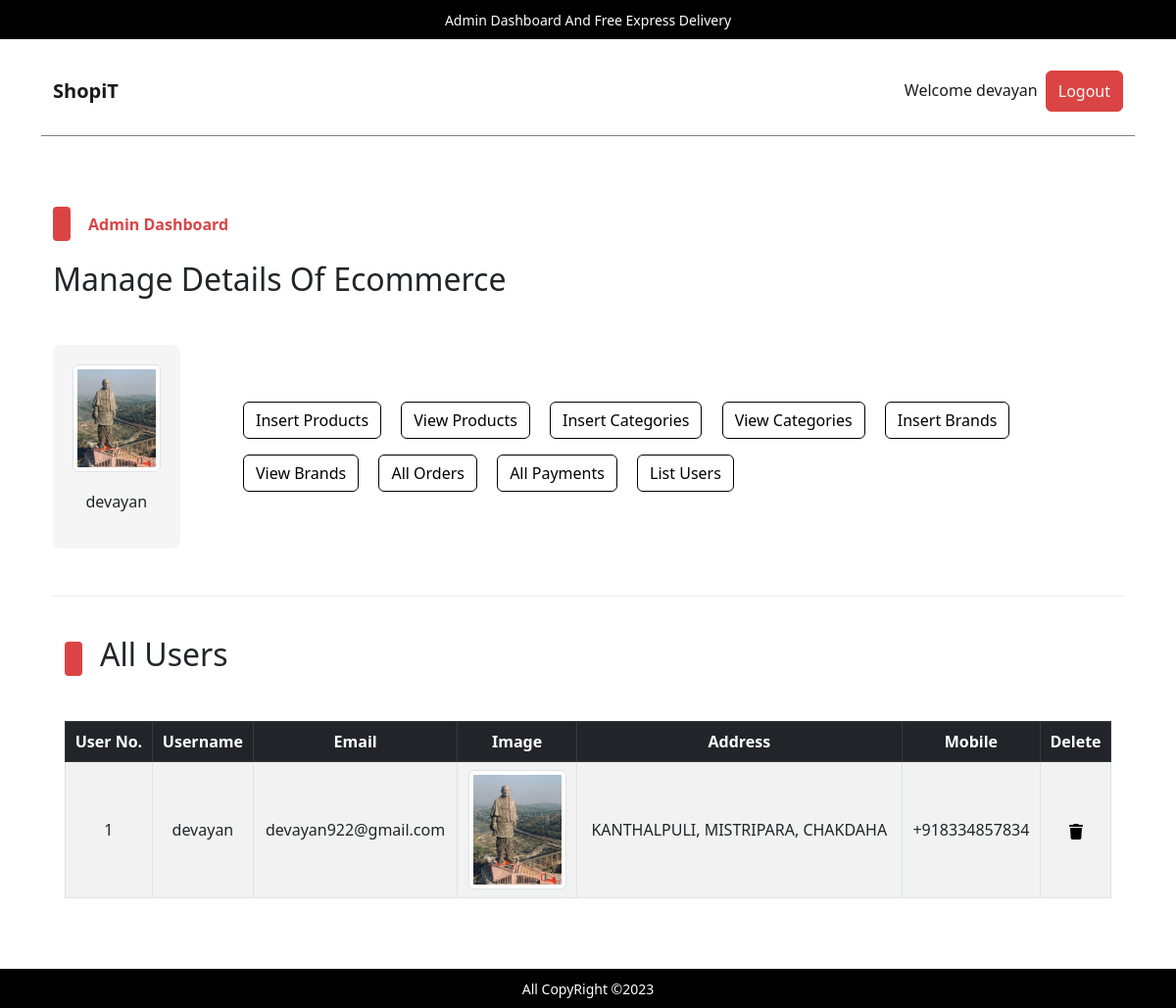
/admin/index.php?list_users (signed in), run on the app's committed database.
### tables this page shows
CREATE TABLE `admin_table` (
  `admin_id` int(11) NOT NULL,
  `admin_name` varchar(100) NOT NULL,
  `admin_email` varchar(200) NOT NULL,
  `admin_image` varchar(255) NOT NULL,
  `admin_password` varchar(255) NOT NULL
);

CREATE TABLE `user_table` (
  `user_id` int(11) NOT NULL,
  `username` varchar(100) NOT NULL,
  `user_email` varchar(100) NOT NULL,
  `user_password` varchar(255) NOT NULL,
  `user_image` varchar(255) NOT NULL,
  `user_ip` varchar(100) NOT NULL,
  `user_address` varchar(255) NOT NULL,
  `user_mobile` varchar(20) NOT NULL
);

### admin/list_users.php (the view, shortened to what this page needs)
<!DOCTYPE html>
<html lang="en">
<head>
</head>
<body>
    <div class="container">
        <div class="categ-header">
            <div class="sub-title">
                <span class="shape"></span>
                <h2>All Users</h2>
            </div>
        </div>
        <div class="table-data">
            <table class="table table-bordered table-hover table-striped text-center">
                <thead class="table-dark">
                    <?php
                    $get_user_query = "SELECT * FROM `user_table`";
                    $get_user_result = mysqli_query($con, $get_user_query);
                    $row_count = mysqli_num_rows($get_user_result);
                    if($row_count!=0){
                        echo "
                        <tr>
                        <th>User No.</th>
                        <th>Username</th>
                        <th>Email</th>
                        <th>Image</th>
                        <th>Address</th>
                        <th>Mobile</th>
                        <th>Delete</th>
                    </tr>
                    ";
                    }
                    ?>
                </thead>
                <tbody>
                    <?php
                    if ($row_count == 0) {
                        echo "<h2 class='text-center text-light p-2 bg-dark'>No users yet</h2>";
                    } else {
                        $id_number = 1;
                        while ($row_fetch_users = mysqli_fetch_array($get_user_result)) {
                            $user_id = $row_fetch_users['user_id'];
                            $username = $row_fetch_users['username'];
                            $user_email = $row_fetch_users['user_email'];
                            $user_image = $row_fetch_users['user_image'];
                            $user_address = $row_fetch_users['user_address'];
                            $user_mobile = $row_fetch_users['user_mobile'];
                            echo "
                            <tr>
                            <td>$id_number</td>
                            <td>$username</td>
                            <td>$user_email</td>
                            <td>
                                <img src='../users_area/user_images/$user_image' alt='$username photo' class='img-thumbnail' width='100px'/>
                            </td>
                            <td>$user_address</td>
                            <td>$user_mobile</td>
                            <td>
                                <a href='index.php?delete_user=$user_id' data-bs-toggle='modal' data-bs-target='#deleteModal_$user_id'>
                                </a>
                                <div class='modal fade' id='deleteModal_$user_id' tabindex='-1' aria-labelledby='deleteModal_$user_id.Label' aria-hidden='true'>
                                                            <a class='text-light' href='index.php?delete_payment=$user_id'>
                                                                Delete <strong>$username</strong>
                                                            </a>
                                </div>
                            </td>
                        </tr>
                            ";
                            $id_number++;
                        }
                    }
                    ?>
                </tbody>
            </table>
        </div>
    </div>
</body>
</html>

### admin/index.php (shortened to what this page needs)
<?php
    include('../includes/connect.php');
    if(isset($_SESSION['admin_username'])){
        $admin_name = $_SESSION['admin_username'];
        $get_admin_data = "SELECT * FROM `admin_table` WHERE admin_name = '$admin_name'";
        $get_admin_result = mysqli_query($con,$get_admin_data);
        $row_fetch_admin_data = mysqli_fetch_array($get_admin_result);
        $admin_name = $row_fetch_admin_data['admin_name'];
        $admin_image = $row_fetch_admin_data['admin_image'];
    }else{
        echo "<script>window.open('./admin_login.php','_self');</script>";
    }
?>
<!DOCTYPE html>
<html lang="en">
<head>
    <link rel="stylesheet" href="../assets/css/bootstrap.css" />
    <link rel="stylesheet" href="../assets/css/main.css" />
</head>
<body>
    <div class="container my-5 pb-5">
    <div class="upper-nav primary-bg p-2 px-3 text-center text-break fixed-top">
        <span>Admin Dashboard And Free Express Delivery</span>
    </div>
    <nav class="navbar navbar-expand-lg navbar-light bg-light my-5">
        <div class="container py-3">
            <a class="navbar-brand fw-bold" href="#">ShopiT</a>
            <div class="collapse navbar-collapse" id="navbarSupportedContentad">
                <ul class="navbar-nav ms-auto mb-2 mb-lg-0">
                    <li class="nav-item">
                        <a class="nav-link active" aria-current="page" href="#">Welcome <?php echo $admin_name;?></a>
                    </li>
                    <li class="nav-item">
                    <button class="btn btn-primary p-0 px-1">
                            <a href="./admin_logout.php" class="nav-link text-light">Logout</a>
                        </button>
                    </li>
                </ul>
            </div>
        </div>
    </nav>
    <div class="control my-5">
        <div class="container pt-4 pb-0">
            <div class="categ-header">
                <div class="sub-title">
                    <span class="shape"></span>
                    <span class="title">Admin Dashboard</span>
                </div>
                <h2>Manage Details Of Ecommerce</h2>
            </div>
            <div class="row align-items-center mb-5">
                <div class="col-md-2">
                    <div class="admin-image">
                        <a href="./index.php"><img src="./admin_images/<?php echo $admin_image;?>" class="img-thumbnail" alt="Admin Photo"></a>
                        <p><?php echo $admin_name;?></p>
                    </div>
                </div>
                <div class="col-md-10 ">
                    <div class="buttons">
                        <button class="btn btn-outline-primary m-2">
                            <a href="./insert_product.php" class="nav-link">Insert Products</a>
                        </button>
                        <button class="btn btn-outline-primary m-2">
                            <a href="index.php?view_products" class="nav-link">View Products</a>
                        </button>
                        <button class="btn btn-outline-primary m-2">
                            <a href="index.php?insert_category" class="nav-link">Insert Categories</a>
                        </button>
                        <button class="btn btn-outline-primary m-2">
                            <a href="index.php?view_categories" class="nav-link">View Categories</a>
                        </button>
                        <button class="btn btn-outline-primary m-2">
                            <a href="index.php?insert_brand" class="nav-link">Insert Brands</a>
                        </button>
                        <button class="btn btn-outline-primary m-2">
                            <a href="index.php?view_brands" class="nav-link">View Brands</a>
                        </button>
                        <button class="btn btn-outline-primary m-2">
                            <a href="index.php?list_orders" class="nav-link">All Orders</a>
                        </button>
                        <button class="btn btn-outline-primary m-2">
                            <a href="index.php?list_payments" class="nav-link">All Payments</a>
                        </button>
                        <button class="btn btn-outline-primary m-2">
                            <a href="index.php?list_users" class="nav-link">List Users</a>
                        </button>
                    </div>
                </div>
            </div>
        </div>
    </div>
    <div class="container">
        <div class="divider"></div>
    </div>
    <div class="change-page">
        <div class="container">
            <?php
            if(isset($_GET['list_users'])){
                include('./list_users.php');
            }
            ?>
        </div>
    </div>
    <div class="upper-nav primary-bg p-2 px-3 text-center text-break fixed-bottom">
        <span>All CopyRight &copy;2023</span>
    </div>
</div>
</body>
</html>

### assets/css/main.css (style rules this page uses)
* { -webkit-box-sizing: border-box; -moz-box-sizing: border-box; box-sizing: border-box; margin: 0; padding: 0; }
html { scroll-behavior: smooth; }
a { text-decoration: none; color: #000000; cursor: pointer; }
button, input[type="submit"] { cursor: pointer; }
ul { list-style: none; }
.primary-bg { background-color: #000; }
.divider { background-color: #eaeaea; height: 1.5px; width: 100%; margin-top: 30px; margin-bottom: 40px; }
.container .categ-header { display: flex; flex-direction: column; gap: 20px; margin-bottom: 40px; }
.container .categ-header .sub-title { display: flex; flex-direction: row; gap: 18px; align-items: center; }
.container .categ-header .sub-title span:nth-of-type(1) { width: 18px; height: 35px; background-color: #DB4444; border-radius: 4px; -webkit-border-radius: 4px; -moz-border-radius: 4px; -ms-border-radius: 4px; -o-border-radius: 4px; }
.shape { display: inline-block; width: 18px; height: 35px; background-color: #DB4444; border-radius: 4px; -webkit-border-radius: 4px; -moz-border-radius: 4px; -ms-border-radius: 4px; -o-border-radius: 4px; }
.container .categ-header .sub-title span:nth-of-type(2) { color: #DB4444; font-weight: bold; }
.upper-nav span { color: #ffffff; font-size: 14px; }
.bg-light { background-color: #ffffff !important; border-bottom: 1px solid #7D8184; }
.control .container .row .admin-image { width: 80%; background-color: #F5F5F5; padding: 20px; display: flex; flex-direction: column; gap:18px; align-items: center; border-radius: 8px; -webkit-border-radius: 8px; -moz-border-radius: 8px; -ms-border-radius: 8px; -o-border-radius: 8px; }
.control .container .row .admin-image img { width: 100%; }
.control .container .row .buttons a.nav-link { transition: 0s; -webkit-transition: 0s; -moz-transition: 0s; -ms-transition: 0s; -o-transition: 0s; }
td { vertical-align: middle; }

### data on the page
admin_table: admin_name "devayan", admin_image (picture)
user_table: username "devayan", user_email "devayan922@gmail.com", user_image (picture), user_address "KANTHALPULI, MISTRIPARA, CHAKDAHA", user_mobile "+918334857834"
